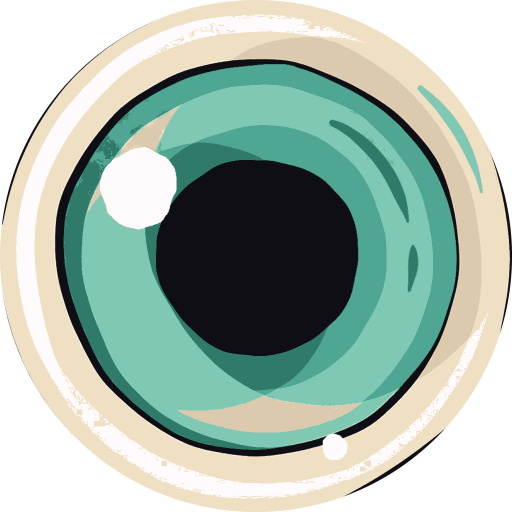
#> input picture docs/ball_guides/v7_final/ball_v7_final_1024.png, 1024 x 1024 px, found by its file name (shown at 1/2 size)
$ python outline_levels.py
#> lines starting #> are read from the running program, lines starting #| are printed output that depends on the picture; after the words box and inside, x2 and y2 are one past the last pixel; in counts of white or black regions, pixels touching at a corner belong together
"""외곽 잉크선 두께 단계별 생성 — 바깥 경계는 항상 완벽한 원, 두께만 스케일"""
from PIL import Image, ImageDraw
import numpy as np, math

M=1024; SS=4; N=M*SS; c=M/2
INK=(14,14,20,255); PRESS_DIR=math.radians(232)
BASE=dict(T0=50.0, TVAR=10.0, TPRESS=16.0, TMIN=24.0)   # 현재 = s 1.0
rng=np.random.default_rng(7); PH=rng.uniform(0,2*math.pi,6)
WAVES=((2,.30),(3,.22),(5,.16),(8,.10),(13,.06),(21,.03))

def build(s):
#> called with s = 0.3
    T0,TV,TP,TM = BASE['T0']*s, BASE['TVAR']*s, BASE['TPRESS']*s, BASE['TMIN']*s
    STEPS=2880; pts=[]
    for i in range(STEPS):
        a=2*math.pi*i/STEPS
        w=sum(math.sin(k*a+p)*t for (k,t),p in zip(WAVES,PH))
        th=max(TM, T0+TV*w+TP*math.cos(a-PRESS_DIR))
        r=M/2-th
        pts.append((c+r*math.cos(a), c+r*math.sin(a)))
    base=Image.open('/tmp/mask/ball_v7_final_1024.png').convert('RGBA')
#> base is the input picture: PIL image 1024x1024 RGBA; mean R, G, B, A 116.1, 134.8, 123.7, 200.3
    ring=Image.new('RGBA',(N,N),(0,0,0,0)); rd=ImageDraw.Draw(ring)
#> after `ring = Image.new('RGBA', (N, N), (0, 0, 0, 0))`: ring: PIL image 4096x4096 RGBA; every value is 0
    rd.ellipse([0,0,N-1,N-1],fill=INK)
    rd.polygon([(x*SS,y*SS) for x,y in pts],fill=(0,0,0,0))
    ring=ring.resize((M,M),Image.LANCZOS)
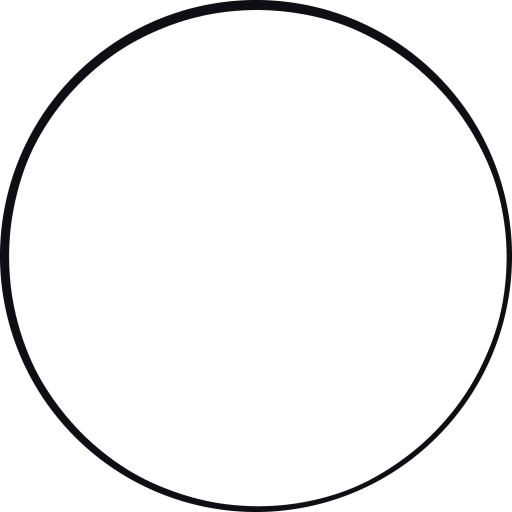
#> ring: PIL image 1024x1024 RGBA (shown at 1/2 size); mean R, G, B, A 0.7, 0.7, 1, 11.5; transparent parts drawn white
    out=base.copy(); out.alpha_composite(ring)
#> after `out.alpha_composite(ring)`:
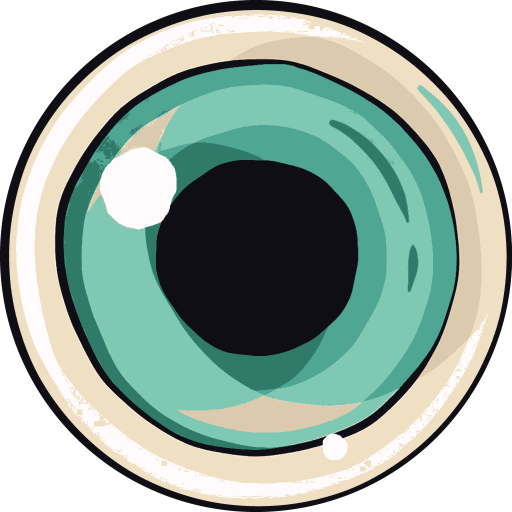
#> out: PIL image 1024x1024 RGBA (shown at 1/2 size); mean R, G, B, A 106.6, 126, 116.4, 200.4; transparent parts drawn white
    a=np.array(out); a[...,3]=np.array(base)[...,3]
#> after `a[..., 3] = np.array(base)[..., 3]`:
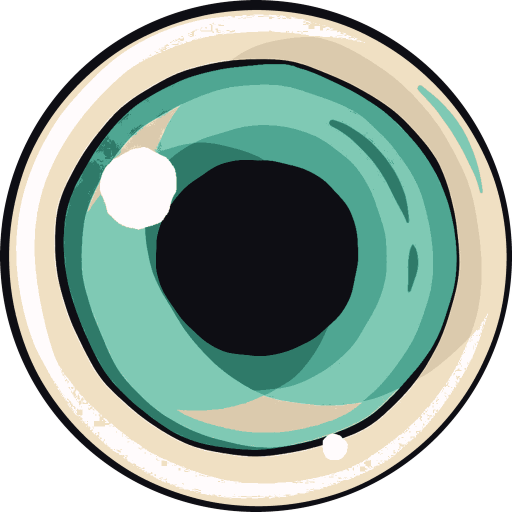
#> a: shape (1024, 1024, 4) (shown at 1/2 size); 0.94% of pixels changed, all inside (x1, y1, x2, y2) = (0, 0, 1024, 1024); transparent parts drawn white
    return Image.fromarray(a,'RGBA')

def measure(im):
    a=np.array(im).astype(float); al=a[...,3]; rgb=a[...,:3]
    lum=.2126*rgb[...,0]+.7152*rgb[...,1]+.0722*rgb[...,2]
    th=[]
    for i in range(1440):
        ang=2*math.pi*i/1440; o=None; n=None
        for r in np.arange(511.5,400.,-0.25):
            x,y=int(round(c+r*math.cos(ang))), int(round(c+r*math.sin(ang)))
            if not(0<=x<M and 0<=y<M): continue
            dark = al[y,x]>190 and lum[y,x]<70
            if o is None and dark: o=r
            if o is not None and not dark: n=r; break
        th.append((o-n) if (o and n) else 0.0)
    th=np.array(th); return th

LV={'L1':0.30,'L2':0.42,'L3':0.53,'L4':0.70,'현재':1.00}
res={}
for k,s in LV.items():
    im=build(s); th=measure(im)
#> after `th = measure(im)`: th = 1440 values, max 19.5 at index 1056, min 8.5 at index 267, mean 14.17
    res[k]=(im,th,s)
    im.save(f'/tmp/mask/outline_{k}.png')
    print(f'{k:>4} (s={s:.2f})  두께 {th.min():5.1f} ~ {th.max():5.1f}px  평균 {th.mean():5.1f}  '
          f'44px 환산 {th.min()/23.27:.2f}~{th.max()/23.27:.2f} (평균 {th.mean()/23.27:.2f})  끊김 {(th<1).sum()}')
#|   L1 (s=0.30)  두께   8.5 ~  19.5px  평균  14.2  44px 환산 0.37~0.84 (평균 0.61)  끊김 0
print('\n참고: 구본 캣츠아이 외곽 잉크선 25.7px @1024 = 44px 환산 1.10px')
